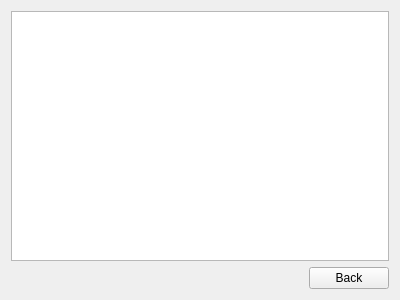
<?xml version="1.0" encoding="UTF-8"?>
<ui version="4.0">
 <class>showMessage</class>
 <widget class="QWidget" name="showMessage">
  <property name="geometry">
   <rect>
    <x>0</x>
    <y>0</y>
    <width>400</width>
    <height>300</height>
   </rect>
  </property>
  <property name="windowTitle">
   <string>Form</string>
  </property>
  <layout class="QVBoxLayout" name="verticalLayout">
   <item>
    <widget class="QTextEdit" name="textEdit"/>
   </item>
   <item alignment="Qt::AlignRight">
    <widget class="QPushButton" name="pushButton">
     <property name="text">
      <string>Back</string>
     </property>
    </widget>
   </item>
  </layout>
 </widget>
 <resources/>
 <connections/>
</ui>
